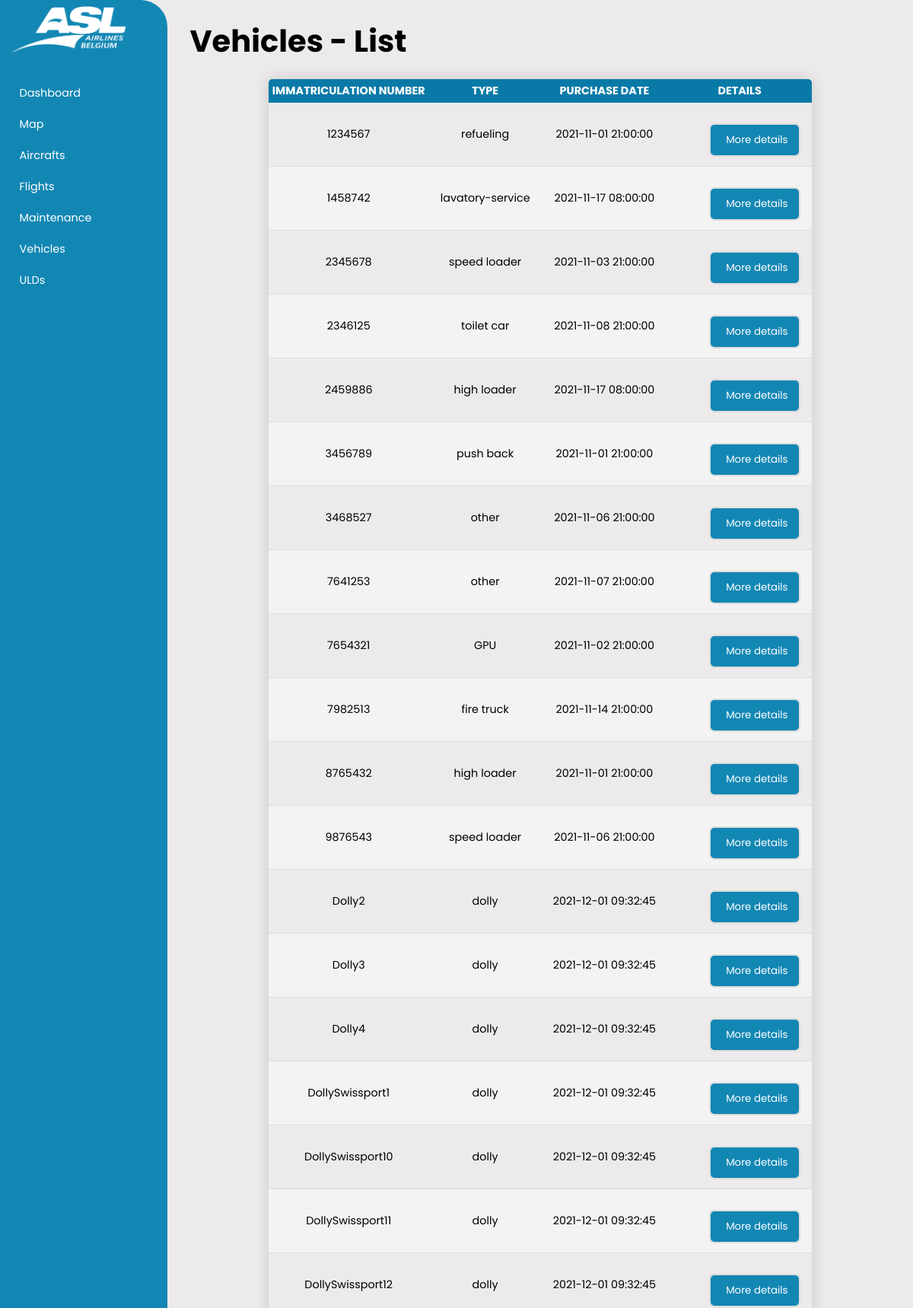
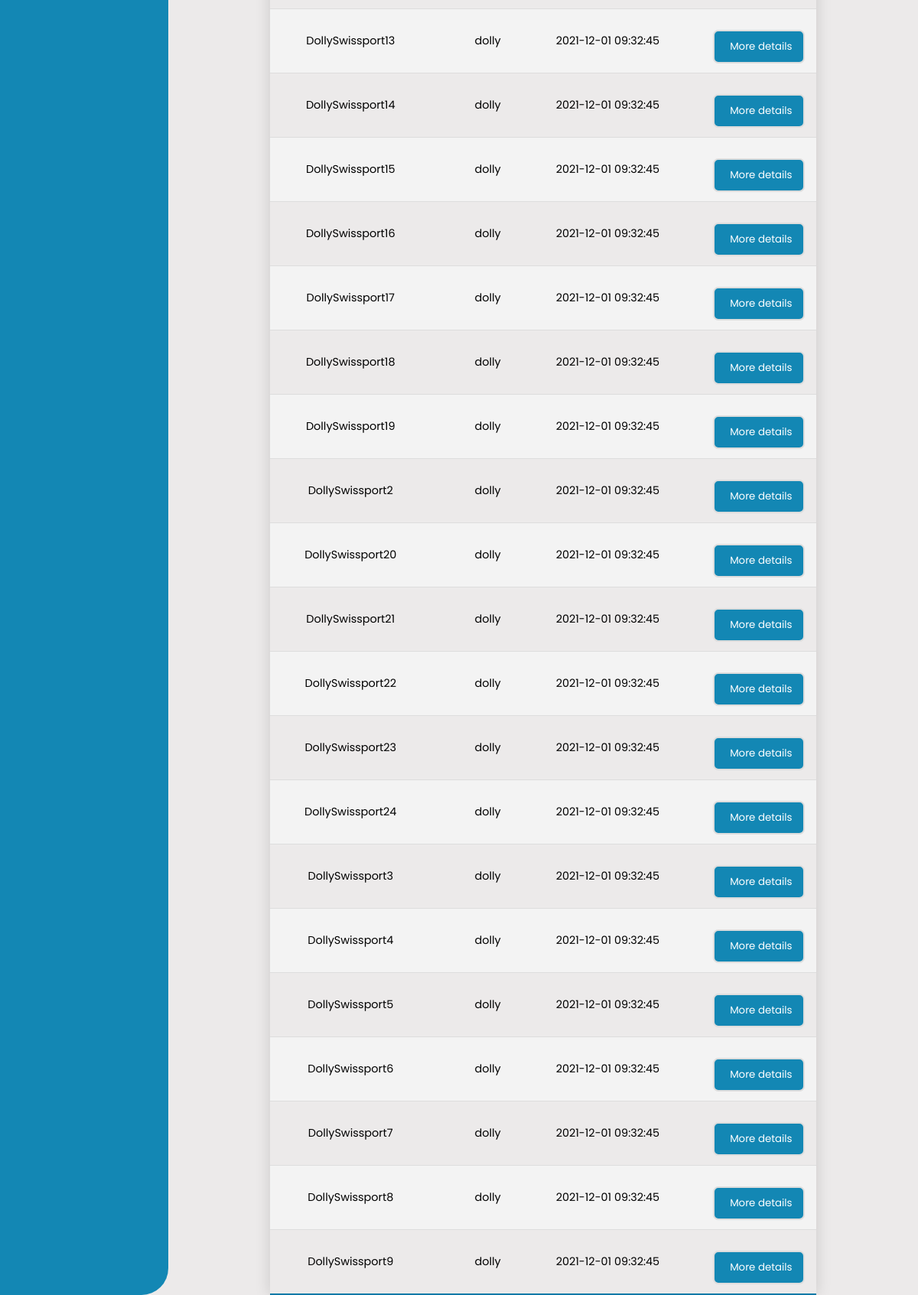
Page /project/see_all/vehicles.see_all.php on the committed database (2 pictures, top to bottom).
### tables this page shows
CREATE TABLE IF NOT EXISTS `vehicle` (
  `immatriculation_number` varchar(255) NOT NULL,
  `type` enum('dolly','other','GPU','lavatory-service','high loader','speed loader','refueling','push back','fire truck','toilet car','main deck loader') NOT NULL,
  `purchase_date` timestamp NOT NULL DEFAULT CURRENT_TIMESTAMP,
  PRIMARY KEY (`immatriculation_number`)
);

### project/see_all/vehicles.see_all.php (the view)
<?php
    include_once("../add_ons/header.php");
    include("../includes/dbconn.inc.php");
    include("../add_ons/sidebar.php");
?>
<div class="main-content">
    <h1>Vehicles - List</h1>
        <section class="Maintenance">
            <table class="content-table center">
                <thead>
                    <tr>
                        <th>Immatriculation Number</th>
                        <th>Type</th>
                        <th>Purchase Date</th>
                        <th>Details </th>
                    </tr>
                </thead>
                <tbody>
                <?php
                    if( isset($_GET['select-search']) && isset($_GET['contain-search']) ){
                        $select_search = $_GET['select-search'];
                        $contain = $_GET['contain-search'];
                        $sql = "SELECT * FROM `vehicle` WHERE `$select_search` like '%$contain%'";
                    } else {
                        $sql ="SELECT * FROM `vehicle`";
                    }
                    $result = mysqli_query($conn, $sql);
                    $nb_rows = mysqli_num_rows($result);
                    $vehicles ="";
                    if ($nb_rows>0){
                        while ($row = mysqli_fetch_assoc($result))
                        {
                            $vehicles .= "<form action='../includes/vehicles.inc.php' method='post'>";
                            $immatriculation_number = $row['immatriculation_number'];
                            $vehicles .= "<tr>";
                            $vehicles .= "<td>".$immatriculation_number."</td>";
                            $vehicles .= "<td>".$row['type']."</td>";
                            $vehicles .= "<td>".$row['purchase_date']."</td>";
                            $vehicles .= "<td>
                            <form method='post' action='/project/includes/vehicles.inc.php' display: inline>
                            <button class='ADD-button' type='submit' name='details-button' value=$immatriculation_number>More details</button>
                            </form>
                            </td>";
                            $vehicles .= "</tr>";
                            }
                        }
                    echo $vehicles;
                ?>
            </tbody>
        </table>
    </section>
</div>
<?php
    include_once("../add_ons/footer.php");
?>

### project/style.css (style rules this page uses)
:root { --main-color: #1387b4; --color-dark: #1D2231; --background_color: #eceaea; --clr-inprogress: #f0ff6bd0; --clr-notyetstarted: #81d4fad8; --clr-warning: #f51e1ec5; --clr-completed: #17f303b9; }
* { font-family: 'Poppins', sans-serif; margin: 0; padding: 0; text-decoration: none; list-style-type: none; box-sizing: border-box; }
body { background-color: var(--background_color); }
.main-content { position: relative; height: 100%; margin-top: 2%; margin-left: 220px; transition: margin-left 500ms; background: var(--background_color); }
.main-content h1 { margin-left:3%; font-size: 2.5em; }
.content-table { border-collapse: collapse; border-spacing: 50px 0; margin-top: 2%; font-size: 0.9em; min-width: 400px; border-radius: 5px 5px 0 0 ; overflow: hidden; box-shadow: 0 0 20px rgba(0, 0, 0, 0.15); table-layout: auto; width: 60%; position: relative; margin-left: 2%; }
.center { margin-left: auto; margin-right: auto; }
.content-table th { position: sticky; top : 0; text-align: center; text-transform: uppercase; padding: 5px; }
.content-table thead tr { background-color: #097aa7; color: #ffffff; text-align: center; font-weight: bold; white-space: nowrap; }
.content-table td { padding: 12px 15px; white-space: nowrap; text-align: center; }
.content-table tbody tr { border-bottom: 1px solid #dddddd ; }
.content-table tbody tr:nth-of-type(even) { background-color: #f3f3f3; }
.content-table tbody tr:last-of-type { border-bottom: 2px solid #097aa7; }
.form-search button, .SEE_ALL-button, .ADD-button { padding: 10px 20px; background-color: var(--main-color); border: 2px solid #ddd; color: white; cursor: pointer; border-radius: 7px; margin-left: 1.5%; width: 120px; }
.SEE_ALL-button, .ADD-button { padding: 10px 20px; background-color: var(--main-color); border: 2px solid #ddd; color: white; cursor: pointer; border-radius: 7px; margin-left: 40px; margin-top: 15px; width: 120px; }

### rows in the picture
vehicle: immatriculation_number "1234567", type "refueling", purchase_date "2021-11-01 21:00:00"
vehicle: immatriculation_number "1458742", type "lavatory-service", purchase_date "2021-11-17 08:00:00"
vehicle: immatriculation_number "2345678", type "speed loader", purchase_date "2021-11-03 21:00:00"
vehicle: immatriculation_number "2346125", type "toilet car", purchase_date "2021-11-08 21:00:00"
vehicle: immatriculation_number "2459886", type "high loader", purchase_date "2021-11-17 08:00:00"
vehicle: immatriculation_number "3456789", type "push back", purchase_date "2021-11-01 21:00:00"
vehicle: immatriculation_number "3468527", type "other", purchase_date "2021-11-06 21:00:00"
vehicle: immatriculation_number "7641253", type "other", purchase_date "2021-11-07 21:00:00"
vehicle: immatriculation_number "7654321", type "GPU", purchase_date "2021-11-02 21:00:00"
vehicle: immatriculation_number "7982513", type "fire truck", purchase_date "2021-11-14 21:00:00"
vehicle: immatriculation_number "8765432", type "high loader", purchase_date "2021-11-01 21:00:00"
vehicle: immatriculation_number "9876543", type "speed loader", purchase_date "2021-11-06 21:00:00"
vehicle: immatriculation_number "Dolly2", type "dolly", purchase_date "2021-12-01 09:32:45"
vehicle: immatriculation_number "Dolly3", type "dolly", purchase_date "2021-12-01 09:32:45"
vehicle: immatriculation_number "Dolly4", type "dolly", purchase_date "2021-12-01 09:32:45"
vehicle: immatriculation_number "DollySwissport1", type "dolly", purchase_date "2021-12-01 09:32:45"
vehicle: immatriculation_number "DollySwissport10", type "dolly", purchase_date "2021-12-01 09:32:45"
vehicle: immatriculation_number "DollySwissport11", type "dolly", purchase_date "2021-12-01 09:32:45"
vehicle: immatriculation_number "DollySwissport12", type "dolly", purchase_date "2021-12-01 09:32:45"
vehicle: immatriculation_number "DollySwissport13", type "dolly", purchase_date "2021-12-01 09:32:45"
vehicle: immatriculation_number "DollySwissport14", type "dolly", purchase_date "2021-12-01 09:32:45"
vehicle: immatriculation_number "DollySwissport15", type "dolly", purchase_date "2021-12-01 09:32:45"
vehicle: immatriculation_number "DollySwissport16", type "dolly", purchase_date "2021-12-01 09:32:45"
vehicle: immatriculation_number "DollySwissport17", type "dolly", purchase_date "2021-12-01 09:32:45"
vehicle: immatriculation_number "DollySwissport18", type "dolly", purchase_date "2021-12-01 09:32:45"
vehicle: immatriculation_number "DollySwissport19", type "dolly", purchase_date "2021-12-01 09:32:45"
vehicle: immatriculation_number "DollySwissport2", type "dolly", purchase_date "2021-12-01 09:32:45"
vehicle: immatriculation_number "DollySwissport20", type "dolly", purchase_date "2021-12-01 09:32:45"
vehicle: immatriculation_number "DollySwissport21", type "dolly", purchase_date "2021-12-01 09:32:45"
vehicle: immatriculation_number "DollySwissport22", type "dolly", purchase_date "2021-12-01 09:32:45"
vehicle: immatriculation_number "DollySwissport23", type "dolly", purchase_date "2021-12-01 09:32:45"
vehicle: immatriculation_number "DollySwissport24", type "dolly", purchase_date "2021-12-01 09:32:45"
vehicle: immatriculation_number "DollySwissport3", type "dolly", purchase_date "2021-12-01 09:32:45"
vehicle: immatriculation_number "DollySwissport4", type "dolly", purchase_date "2021-12-01 09:32:45"
vehicle: immatriculation_number "DollySwissport5", type "dolly", purchase_date "2021-12-01 09:32:45"
vehicle: immatriculation_number "DollySwissport6", type "dolly", purchase_date "2021-12-01 09:32:45"
vehicle: immatriculation_number "DollySwissport7", type "dolly", purchase_date "2021-12-01 09:32:45"
vehicle: immatriculation_number "DollySwissport8", type "dolly", purchase_date "2021-12-01 09:32:45"
vehicle: immatriculation_number "DollySwissport9", type "dolly", purchase_date "2021-12-01 09:32:45"
